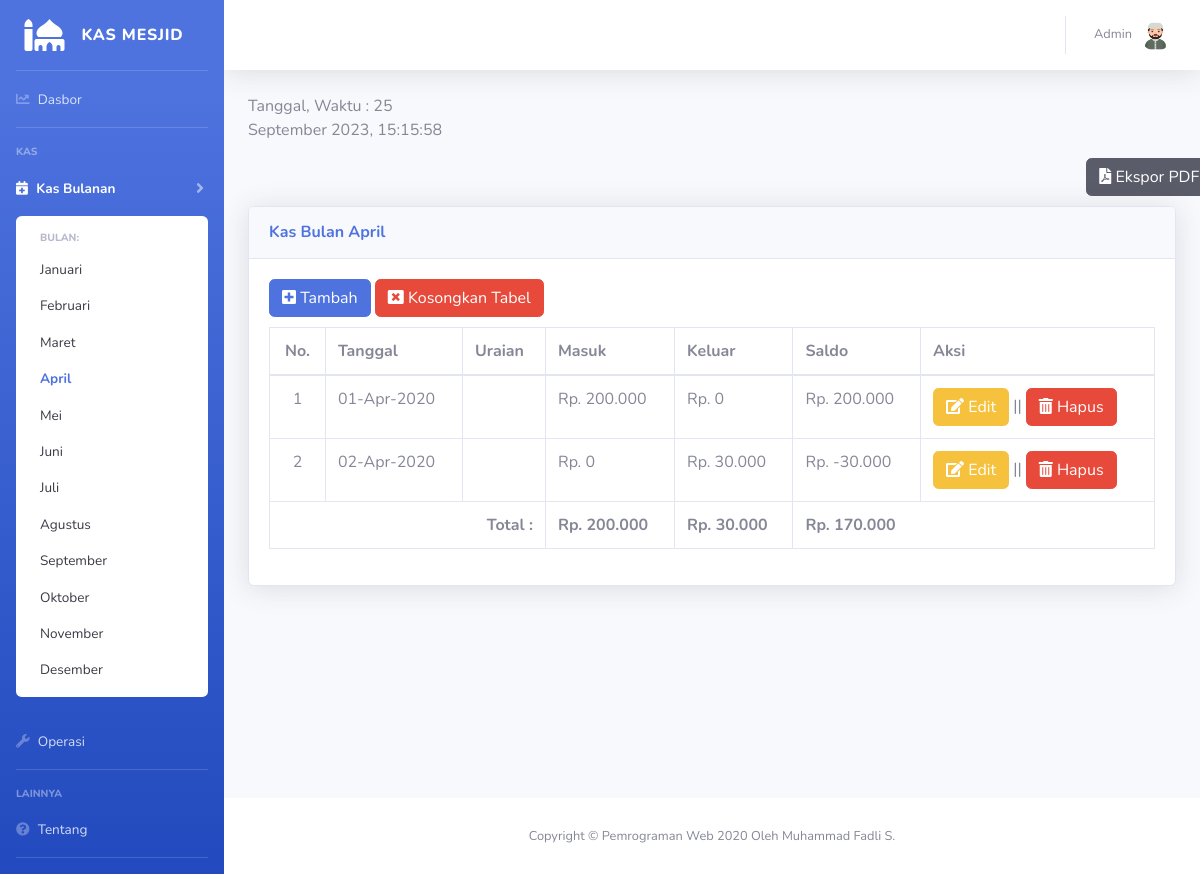
The app's page /page/bulan_apr/bulan_apr.php with its own data.
### tables this page shows
CREATE TABLE `apr` (
  `id` int(30) NOT NULL,
  `tanggal` date NOT NULL,
  `uraian` varchar(100) NOT NULL,
  `masuk` decimal(15,0) NOT NULL,
  `keluar` decimal(15,0) NOT NULL,
  `saldo` decimal(15,0) NOT NULL
);

### page/bulan_apr/bulan_apr.php (the view, shortened to what this page needs)
<!DOCTYPE html>
<html lang="en">
<head>
  <link href="../../vendor/fontawesome-free/css/all.min.css" rel="stylesheet" type="text/css">
  <link rel="stylesheet" type="text/css" href="../../vendor/datatables/datatables.min.css"/>
  <link href="../css/sb-admin-2.min.css" rel="stylesheet">
</head>
<body id="page-top" onload="setInterval('reloadwaktu()');">
  <div id="wrapper">
    <ul class="navbar-nav bg-gradient-primary sidebar sidebar-dark accordion" id="accordionSidebar">
       <a class="sidebar-brand d-flex align-items-center justify-content-center" href="../dasbor.php">
        <div class="sidebar-brand-icon">
          <i class="fas fa-mosque"></i>
        </div>
        <div class="sidebar-brand-text mx-3">KAS MESJID</div>
      </a>
      <hr class="sidebar-divider my-0">
      <li class="nav-item">
        <a class="nav-link" href="../dasbor.php">
          <i class="fas fa-chart-line"></i>
          <span>Dasbor</span></a>
      </li>
      <hr class="sidebar-divider">
      <div class="sidebar-heading">
        Kas
      </div>
      <li class="nav-item active">
      <a class="nav-link collapsed" href="#" data-toggle="collapse" data-target="#collapseKas" aria-expanded="true" aria-controls="collapseKas">
          <i class="fas fa-calendar-plus"></i>
          <span>Kas Bulanan</span>
        </a>
        <div id="collapseKas" class="collapse show" aria-labelledby="headingKas" data-parent="#accordionSidebar">
          <div class="bg-white py-2 collapse-inner rounded">
            <h6 class="collapse-header">Bulan:</h6>
            <a class="collapse-item" href="../bulan_jan/bulan_jan.php">Januari</a>
            <a class="collapse-item" href="../bulan_feb/bulan_feb.php">Februari</a>
            <a class="collapse-item" href="../bulan_mar/bulan_mar.php">Maret</a>
            <a class="collapse-item active" href="../bulan_apr/bulan_apr.php">April</a>
            <a class="collapse-item" href="../bulan_mei/bulan_mei.php">Mei</a>
            <a class="collapse-item" href="../bulan_jun/bulan_jun.php">Juni</a>
            <a class="collapse-item" href="../bulan_jul/bulan_jul.php">Juli</a>
            <a class="collapse-item" href="../bulan_agus/bulan_agus.php">Agustus</a>
            <a class="collapse-item" href="../bulan_sep/bulan_sep.php">September</a>
            <a class="collapse-item" href="../bulan_okt/bulan_okt.php">Oktober</a>
            <a class="collapse-item" href="../bulan_nov/bulan_nov.php">November</a>
            <a class="collapse-item" href="../bulan_des/bulan_des.php">Desember</a>
          </div>
        </div>
      </li>
      <li class="nav-item ">
        <a class="nav-link" href="../operasi.php">
          <i class="fas fa-wrench"></i>
          <span>Operasi</span>
        </a>
      </li>
      <hr class="sidebar-divider">
      <div class="sidebar-heading">
        Lainnya
      </div>
      <li class="nav-item">
        <a class="nav-link" href="../tentang.php">
          <i class="fas fa-question-circle"></i>
          <span>Tentang</span>
        </a>
      </li>
      <hr class="sidebar-divider d-none d-md-block">
    </ul>
    <div id="content-wrapper" class="d-flex flex-column">
      <div id="content">
        <nav class="navbar navbar-expand navbar-light bg-white topbar mb-4 static-top shadow">
          <ul class="navbar-nav ml-auto">
            <li class="nav-item dropdown no-arrow">
              <a class="nav-link dropdown-toggle" href="#" id="userDropdown" role="button" data-toggle="dropdown" aria-haspopup="true" aria-expanded="false">
                <span class="mr-2 d-none d-lg-inline text-gray-600 small">Admin</span>
                <img class="img-profile rounded-circle" src="../img/avatar.png">
              </a>
            </li>
          </ul>
        </nav>
        <div class="container-fluid">
          <div class="row">
            <div class="col-lg-3 col-md-3 col-sm-6 col-xs-12">
                <p id="getwaktu"></p>
            </div>
          </div>
        <div class="row" style="left:7%; position: relative;">
        <div style="width:82.5%;"></div>
        <span><a target="_blank" href="../ekspor/bulan_apr_pdfbutton.php" class="btn btn-dark"><i class="fas fa-file-pdf"></i> Ekspor PDF</a></span>
          </div>
          <div style="height:10px;"></div>
          <div class="card shadow mb-4">
            <div class="card-header py-3">
              <h6 class="m-0 font-weight-bold text-primary">Kas Bulan April</h6>
            </div>
            <div class="card-body">
            <span><a href="#tambah" data-toggle="modal" class="btn btn-primary"><i class="fas fa-plus-square"></i> Tambah</a></span>
            <span><a href="#" data-toggle="modal" data-target="#kosongkanModal" class="btn btn-danger"><i class="fas fa-window-close"></i> Kosongkan Tabel</a></span>
            <div style="height:10px;"></div>
              <div class="table-responsive">
                <table id="example" class="table table-bordered" id="dataTable" width="100%" cellspacing="0">
                  <thead>
                    <tr>
                      <th><center>No.</center></th>
                      <th>Tanggal</th>
                      <th>Uraian</th>
                      <th>Masuk</th>
                      <th>Keluar</th>
                      <th>Saldo</th>
                      <th>Aksi</th>
                    </tr>
                  </thead>
                  <tbody>
                  <?php
                    $no = 1;
                    include '../../db/koneksi.php';
                    $data = mysqli_query($koneksi,"select * from apr");
                    while($d = mysqli_fetch_array($data))
                    {
                  ?>
                  <tr>
                  <td><center><?php echo $no++; ?></center></td>
                  <td><?php echo (date("d-M-Y", strtotime($d['tanggal']))); ?></td>
                  <td><?php echo $d['uraian']; ?></td>
                  <td><?php echo "Rp. ". number_format($d['masuk'], 0, ",", "."); ?></td>
                  <td><?php echo "Rp. ". number_format($d['keluar'], 0, ",", "."); ?></td>
                  <td><?php echo "Rp. ". number_format($d['saldo'], 0, ",", "."); ?></td>
                  <td>
                  <a href="#edit<?php echo $d['id']; ?>" data-toggle="modal" class="btn btn-warning"><i class="fas fa-edit"></i> Edit</a> ||
							    <a href="#del<?php echo $d['id']; ?>" data-toggle="modal" class="btn btn-danger"><i class="fas fa-trash-alt"></i> Hapus</a>
                  </tr>
                 <?php
                 }
                 ?>
                   </tbody>
                <tfoot>
                <tr>
                <th colspan="3" style="text-align:right">Total :</th>
                <th>
                <?php
                $pdo = new PDO('mysql:host=localhost;dbname=kasmesjid', 'root', '');
                $res1 = $pdo->prepare('SELECT SUM(masuk) AS totMasuk FROM apr');
                $res1->execute();
                $row = $res1->fetch(PDO::FETCH_ASSOC);
                echo "Rp. ". number_format($row['totMasuk'], 0, ",", ".");;
                ?>
                </th>
                <th>
                <?php
                $res1 = $pdo->prepare('SELECT SUM(keluar) AS totKeluar FROM apr');
                $res1->execute();
                $row = $res1->fetch(PDO::FETCH_ASSOC);
                echo "Rp. ". number_format($row['totKeluar'], 0, ",", ".");;
                ?>
                </th>
                <th colspan="2">
                <?php
                $res1 = $pdo->prepare('SELECT SUM(saldo) AS totSaldo FROM apr');
                $res1->execute();
                $row = $res1->fetch(PDO::FETCH_ASSOC);
                echo "Rp. ". number_format($row['totSaldo'], 0, ",", ".");;
                ?>
                </th>
                </tr>
                </tfoot>
                </table>
              </div>
            </div>
          </div>
        </div>
      </div>
      <footer class="sticky-footer bg-white">
        <div class="container my-auto">
          <div class="copyright text-center my-auto">
            <span>Copyright &copy; Pemrograman Web 2020 Oleh Muhammad Fadli S.</span>
          </div>
        </div>
      </footer>
    </div>
  </div>
</body>
</html>

### records on screen
apr: tanggal "01-Apr-2020", masuk "200.000", keluar "0", saldo "200.000"
apr: tanggal "02-Apr-2020", masuk "0", keluar "30.000", saldo "-30.000"

### other values on screen
$row['totMasuk'] "200.000"
$row['totKeluar'] "30.000"
$row['totSaldo'] "170.000"
